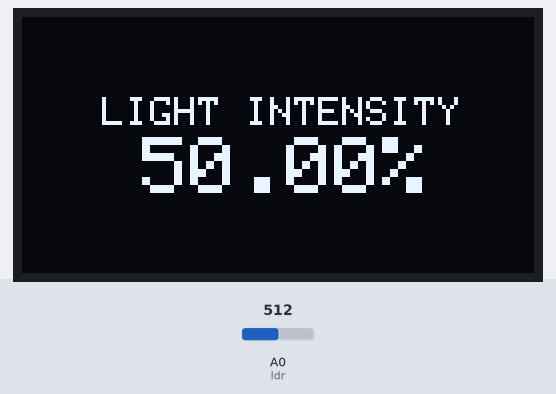
The sketch below on a simulated Arduino Uno, built with avr-gcc and run on an emulated ATmega328P. Parts: 128×64 one-colour display. The test bench sets the inputs (shaded band); at power-on: A0 (ldr) = 512. What the sketch prints to the serial monitor is not drawn.

Above: at 2.8 s.
2.9 s: A0 (ldr) set to 716
At 4.5 s:
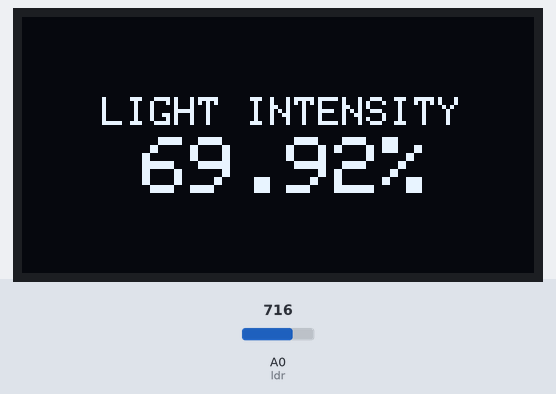
5.6 s: A0 (ldr) set to 900
At 7.1 s:
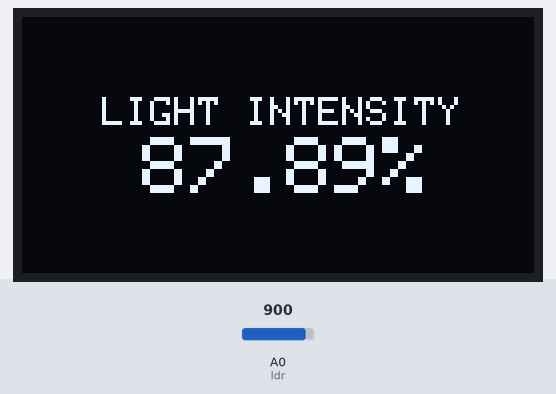
8.3 s: A0 (ldr) set to 1023
At 11.2 s:
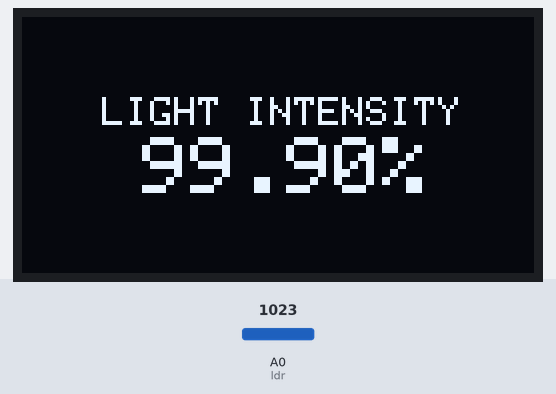
Timing chart, 0 to 12.7 s (numbered marks = the images above; inputs shaded):
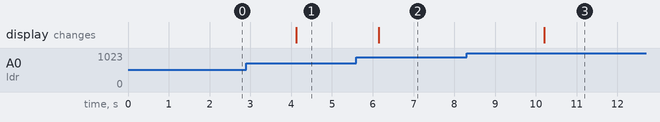

The sketch:

OLED-LDR.ino
```cpp
#define ldr A0
#include <Wire.h>
#include <Adafruit_GFX.h>
#include <Adafruit_SSD1306.h>

#define SCREEN_WIDTH 128 // OLED display width, in pixels
#define SCREEN_HEIGHT 64 // OLED display height, in pixels

// Declaration for an SSD1306 display connected to I2C (SDA, SCL pins)
Adafruit_SSD1306 display(SCREEN_WIDTH, SCREEN_HEIGHT, &Wire, -1);

void setup() {
  Serial.begin(115200);

  if (!display.begin(SSD1306_SWITCHCAPVCC, 0x3C)) { // Address 0x3D for 128x64
    Serial.println(F("SSD1306 allocation failed"));
    for (;;);
  }

}

void loop() {

 float a=analogRead(ldr);
Serial.print("Value of A0= ");
Serial.println(a);


  display.clearDisplay();

  display.setTextSize(1);
  display.setTextColor(WHITE);
  display.setCursor(20, 20); //
  // Display static text
  display.println("LIGHT INTENSITY");

  display.setTextSize(2.5);
  display.setCursor(30, 30);
  // Display static text
  display.print((a/1024)*100);

  //display.println(" ");
  display.cp437(true);
  //display.write(167);
  display.println("%");
  display.display();
  delay(2000);

}
```

Measured:
- after the input at 2.9 s, the display: changes after 1.2 s (image 1)
- after the input at 5.6 s, the display: changes after 0.55 s (image 2)
- after the input at 8.3 s, the display: changes after 1.9 s (image 3)
